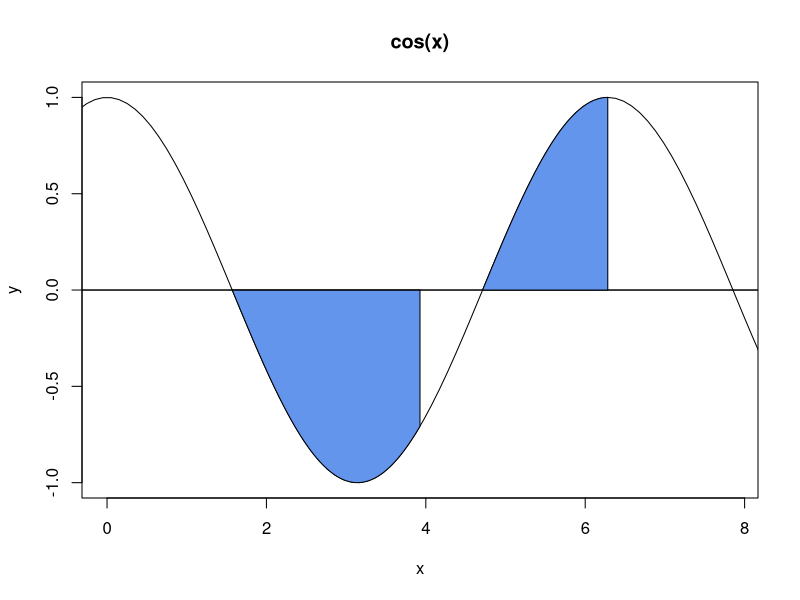

R code for this plot:
## ---- chunk 1
n=200
x<-seq(-10,10,length=n)
y<-cos(x)
plot(x,y,type='l',xlim=c(0,2.5*pi),main="cos(x)")

x<-seq(1/2*pi,5/4*pi,length=100)
y<-cos(x)
abline(h=0)
polygon(c(1/2*pi,x,5/4*pi),c(0,y,0),col="cornflowerblue")

x<-seq(3/2*pi,2*pi,length=100)
y<-cos(x)
abline(h=0)
polygon(c(3/2*pi,x,2*pi),c(0,y,0),col="cornflowerblue")
